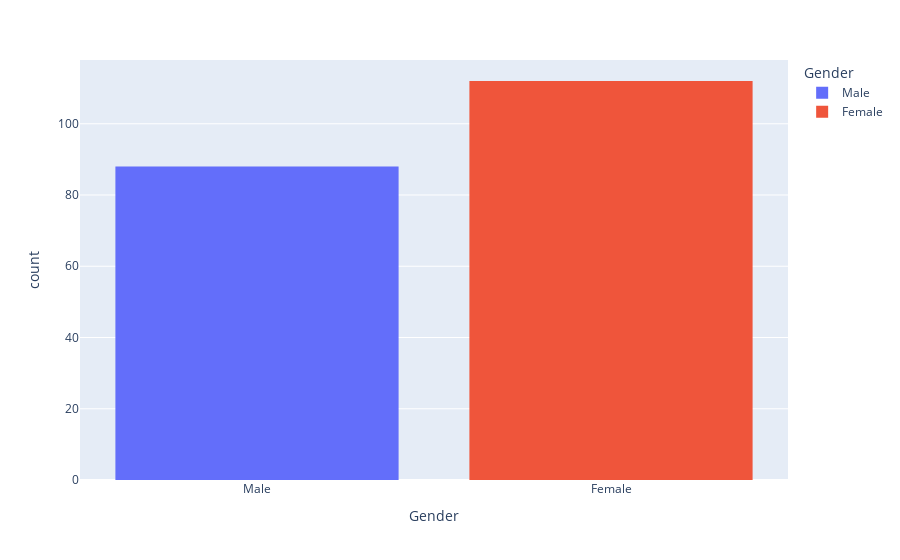

Notebook code for this chart:
### Code cell
px.histogram(df , x='Gender',color='Gender')

### Figure 1 — Plotly figure (JSON) as saved in the notebook; plotly's stock layout.template omitted (floating-point values rounded to 4 significant figures)
{"data": [{"alignmentgroup": "True", "bingroup": "x", "hovertemplate": "Gender=%{x}<br>count=%{y}<extra></extra>", "legendgroup": "Male", "marker": {"color": "#636efa", "pattern": {"shape": ""}}, "name": "Male", "offsetgroup": "Male", "orientation": "v", "showlegend": true, "type": "histogram", "x": ["Male", "Male", "Male", "Male", "Male", "Male", "Male", "Male", "Male", "Male", "Male", "Male", "Male", "Male", "Male", "Male", "Male", "Male", "Male", "Male", "Male", "Male", "Male", "Male", "Male", "Male", "Male", "Male", "Male", "Male", "Male", "Male", "Male", "Male", "Male", "Male", "Male", "Male", "Male", "Male", "Male", "Male", "Male", "Male", "Male", "Male", "Male", "Male", "Male", "Male", "Male", "Male", "Male", "Male", "Male", "Male", "Male", "Male", "Male", "Male", "Male", "Male", "Male", "Male", "Male", "Male", "Male", "Male", "Male", "Male", "Male", "Male", "Male", "Male", "Male", "Male", "Male", "Male", "Male", "Male", "Male", "Male", "Male", "Male", "Male", "Male", "Male", "Male"], "xaxis": "x", "yaxis": "y"}, {"alignmentgroup": "True", "bingroup": "x", "hovertemplate": "Gender=%{x}<br>count=%{y}<extra></extra>", "legendgroup": "Female", "marker": {"color": "#EF553B", "pattern": {"shape": ""}}, "name": "Female", "offsetgroup": "Female", "orientation": "v", "showlegend": true, "type": "histogram", "x": ["Female", "Female", "Female", "Female", "Female", "Female", "Female", "Female", "Female", "Female", "Female", "Female", "Female", "Female", "Female", "Female", "Female", "Female", "Female", "Female", "Female", "Female", "Female", "Female", "Female", "Female", "Female", "Female", "Female", "Female", "Female", "Female", "Female", "Female", "Female", "Female", "Female", "Female", "Female", "Female", "Female", "Female", "Female", "Female", "Female", "Female", "Female", "Female", "Female", "Female", "Female", "Female", "Female", "Female", "Female", "Female", "Female", "Female", "Female", "Female", "Female", "Female", "Female", "Female", "Female", "Female", "Female", "Female", "Female", "Female", "Female", "Female", "Female", "Female", "Female", "Female", "Female", "Female", "Female", "Female", "Female", "Female", "Female", "Female", "Female", "Female", "Female", "Female", "Female", "Female", "Female", "Female", "Female", "Female", "Female", "Female", "Female", "Female", "Female", "Female", "Female", "Female", "Female", "Female", "Female", "Female", "Female", "Female", "Female", "Female", "Female", "Female"], "xaxis": "x", "yaxis": "y"}], "layout": {"barmode": "relative", "legend": {"title": {"text": "Gender"}, "tracegroupgap": 0}, "margin": {"t": 60}, "xaxis": {"anchor": "y", "categoryarray": ["Male", "Female"], "categoryorder": "array", "domain": [0, 1], "title": {"text": "Gender"}}, "yaxis": {"anchor": "x", "domain": [0, 1], "title": {"text": "count"}}}}
